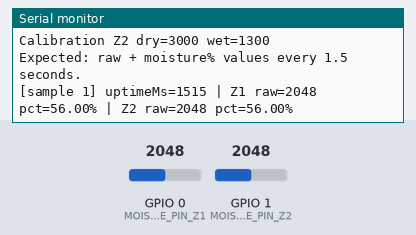
This sketch was run on a simulated ESP32-C3. On the bench: the last lines printed to the serial monitor. Inputs (shaded band) come from the test bench; at power-on: GPIO 0 (MOISTURE_PIN_Z1) = 2048, GPIO 1 (MOISTURE_PIN_Z2) = 2048.

Above: at 1.6 s.
1.7 s: GPIO 0 (MOISTURE_PIN_Z1) set to 2866
3.2 s: GPIO 1 (MOISTURE_PIN_Z2) set to 2866
At 3.2 s:
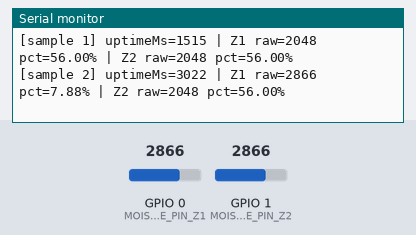
4.7 s: GPIO 0 (MOISTURE_PIN_Z1) set to 3603
At 4.7 s:
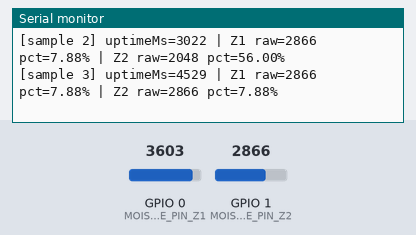
6.2 s: GPIO 1 (MOISTURE_PIN_Z2) set to 3603
At 6.2 s:
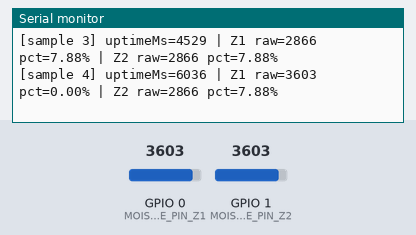
Timing chart, 0 to 8.7 s (numbered marks = the images above; inputs shaded):
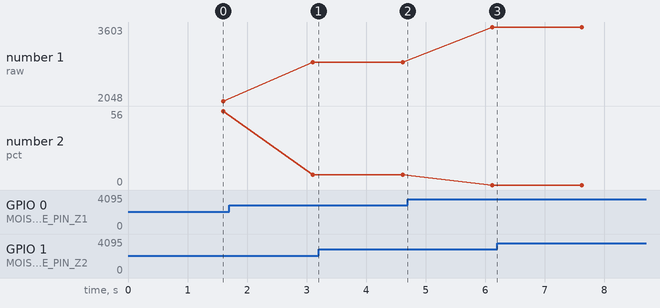

Measured:
- plotted number 1: 2048 → 2866 after the input at 1.7 s, 2866 → 3603 after the input at 4.7 s
- plotted number 2: 56 → 7.88 after the input at 1.7 s, 7.88 → 0 after the input at 4.7 s

The sketch:

03_moisture_adc_dual_test.ino
```cpp
#include <Arduino.h>

const uint32_t SERIAL_BAUD = 115200;
const uint32_t SAMPLE_MS = 1500;

const uint8_t MOISTURE_PIN_Z1 = 0;
const uint8_t MOISTURE_PIN_Z2 = 1;

// Keep this aligned with current controller firmware calibration.
const int DRY_RAW_Z1 = 3000;
const int WET_RAW_Z1 = 1300;
const int DRY_RAW_Z2 = 3000;
const int WET_RAW_Z2 = 1300;

uint32_t lastSampleAt = 0;
uint32_t sampleCount = 0;

float moisturePercentFromRaw(int raw, int dryRaw, int wetRaw)
{
  int span = dryRaw - wetRaw;
  if (span == 0)
  {
    return 0.0f;
  }

  float pct = (float)(dryRaw - raw) * 100.0f / (float)span;
  if (pct < 0.0f)
  {
    pct = 0.0f;
  }
  if (pct > 100.0f)
  {
    pct = 100.0f;
  }
  return pct;
}

int readAveragedRaw(uint8_t pin)
{
  const uint8_t sampleN = 8;
  long sum = 0;
  for (uint8_t i = 0; i < sampleN; i++)
  {
    sum += analogRead(pin);
    delay(5);
  }
  return (int)(sum / sampleN);
}

void setup()
{
  Serial.begin(SERIAL_BAUD);
  delay(400);
  Serial.println();
  Serial.println("=== NILA Module Test 03: Dual Moisture ADC ===");
  Serial.printf("Zone1 pin: GPIO%u | Zone2 pin: GPIO%u\n", MOISTURE_PIN_Z1, MOISTURE_PIN_Z2);
  Serial.printf("Calibration Z1 dry=%d wet=%d\n", DRY_RAW_Z1, WET_RAW_Z1);
  Serial.printf("Calibration Z2 dry=%d wet=%d\n", DRY_RAW_Z2, WET_RAW_Z2);
  Serial.println("Expected: raw + moisture% values every 1.5 seconds.");

  analogSetPinAttenuation(MOISTURE_PIN_Z1, ADC_11db);
  analogSetPinAttenuation(MOISTURE_PIN_Z2, ADC_11db);
}

void loop()
{
  uint32_t now = millis();
  if ((uint32_t)(now - lastSampleAt) < SAMPLE_MS)
  {
    delay(20);
    return;
  }

  lastSampleAt = now;
  sampleCount++;

  int rawZ1 = readAveragedRaw(MOISTURE_PIN_Z1);
  int rawZ2 = readAveragedRaw(MOISTURE_PIN_Z2);

  float pctZ1 = moisturePercentFromRaw(rawZ1, DRY_RAW_Z1, WET_RAW_Z1);
  float pctZ2 = moisturePercentFromRaw(rawZ2, DRY_RAW_Z2, WET_RAW_Z2);

  Serial.printf(
      "[sample %lu] uptimeMs=%lu | Z1 raw=%d pct=%.2f%% | Z2 raw=%d pct=%.2f%%\n",
      (unsigned long)sampleCount,
      (unsigned long)now,
      rawZ1,
      pctZ1,
      rawZ2,
      pctZ2);
}
```
